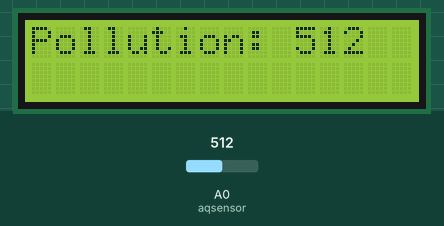
This sketch was run on a simulated Arduino Uno, built with avr-gcc and run on an emulated ATmega328P. Parts: 16×2 character LCD. The inputs (shaded band) are chosen by the test bench; at power-on: A0 (aqsensor) = 512. What the sketch prints to the serial monitor is not drawn.

Above: at 1.2 s.
1.3 s: A0 (aqsensor) set to 716
At 2.4 s:
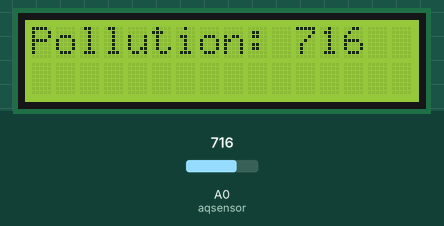
3.0 s: A0 (aqsensor) set to 900
At 3.8 s:
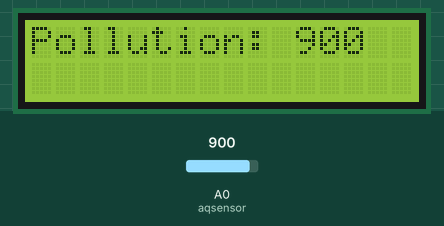
4.5 s: A0 (aqsensor) set to 1023
At 5.2 s:
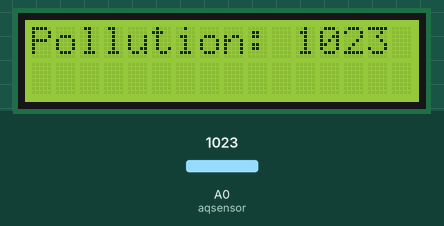
Timing chart, 0 to 7.5 s (numbered marks = the images above; inputs shaded):
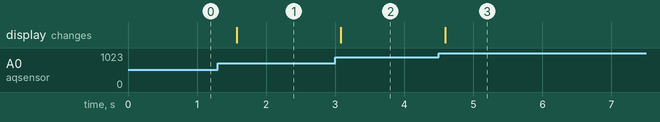

Measured:
- after the input at 1.3 s, the display: changes after 0.27 s (image 1)
- after the input at 3.0 s, the display: changes after 0.08 s (image 2)
- after the input at 4.5 s, the display: changes after 0.09 s (image 3)

The sketch:

Air_Pollution_Detecting_System_using_MQ135_Gas_Sensor.ino
```cpp
#include <LiquidCrystal.h>      //Header file for LCD
const int rs=12, en=11, d4=5, d5=4, d6=3, d7=2; //pins of LCD connected to NodeMCU
LiquidCrystal lcd(rs,en,d4,d5,d6,d7); //lcd function from LiquidCrystal


const int aqsensor = A0;  //output of MQ135 connected to A0 pin of NodeMCU
int threshold = 250;      //Threshold level for Air Quality

void setup() {

  pinMode (aqsensor,INPUT); // MQ135 is connected as INPUT to NodeMCU

  Serial.begin (9600);      //begin serial communication with baud rate of 9600

  lcd.clear();              // clear lcd
  lcd.begin (16,2);         // consider 16,2 lcd
}

void loop() {

  int ppm = analogRead(aqsensor); //read MQ135 analog outputs at A0 and store it in ppm

  Serial.print("Pollution: ");  //print message in serail monitor
  Serial.print(ppm);            //print value of ppm in serial monitor
  Serial.println("%");
  lcd.setCursor(0,0);             // set cursor of lcd to 1st row and 1st column
  lcd.print("Pollution: ");      // print message on lcd
  lcd.print(ppm);                 // print value of MQ135


  delay (500);
}
```
